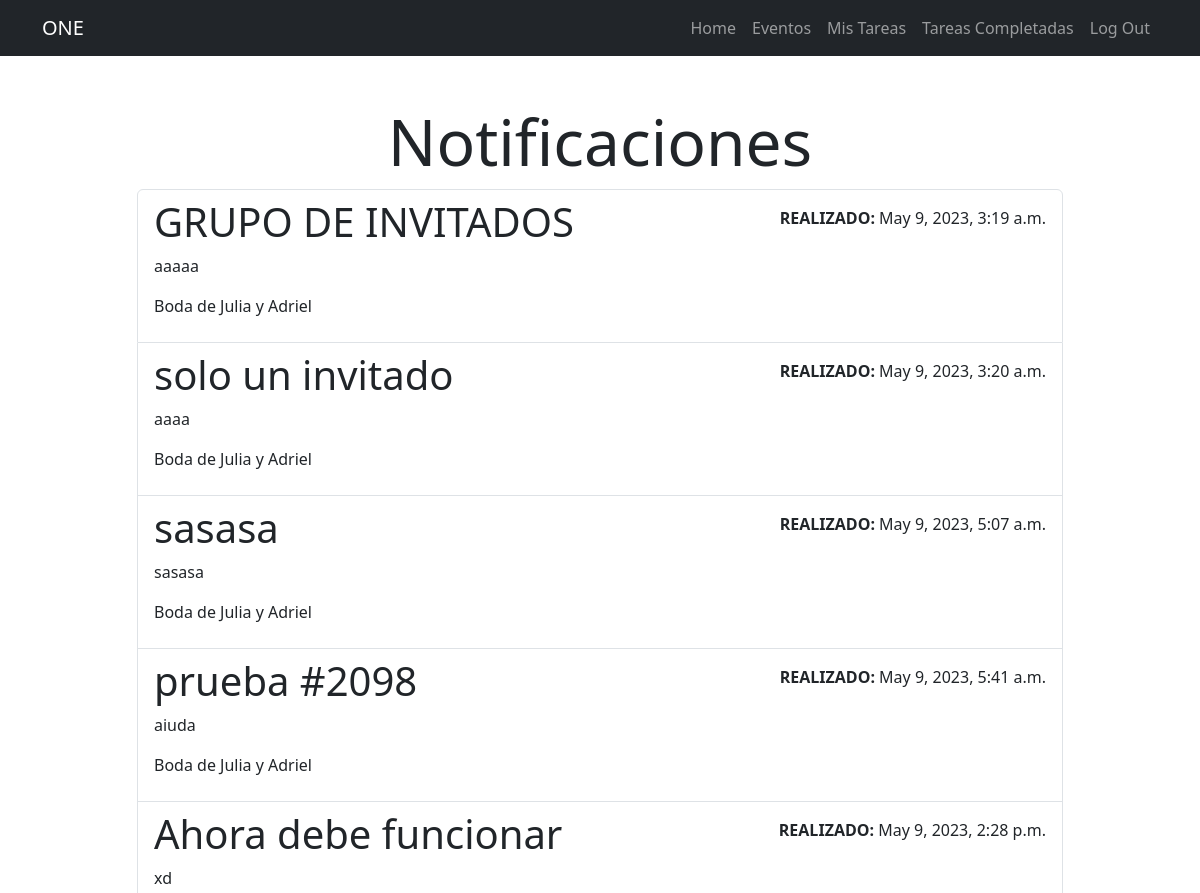
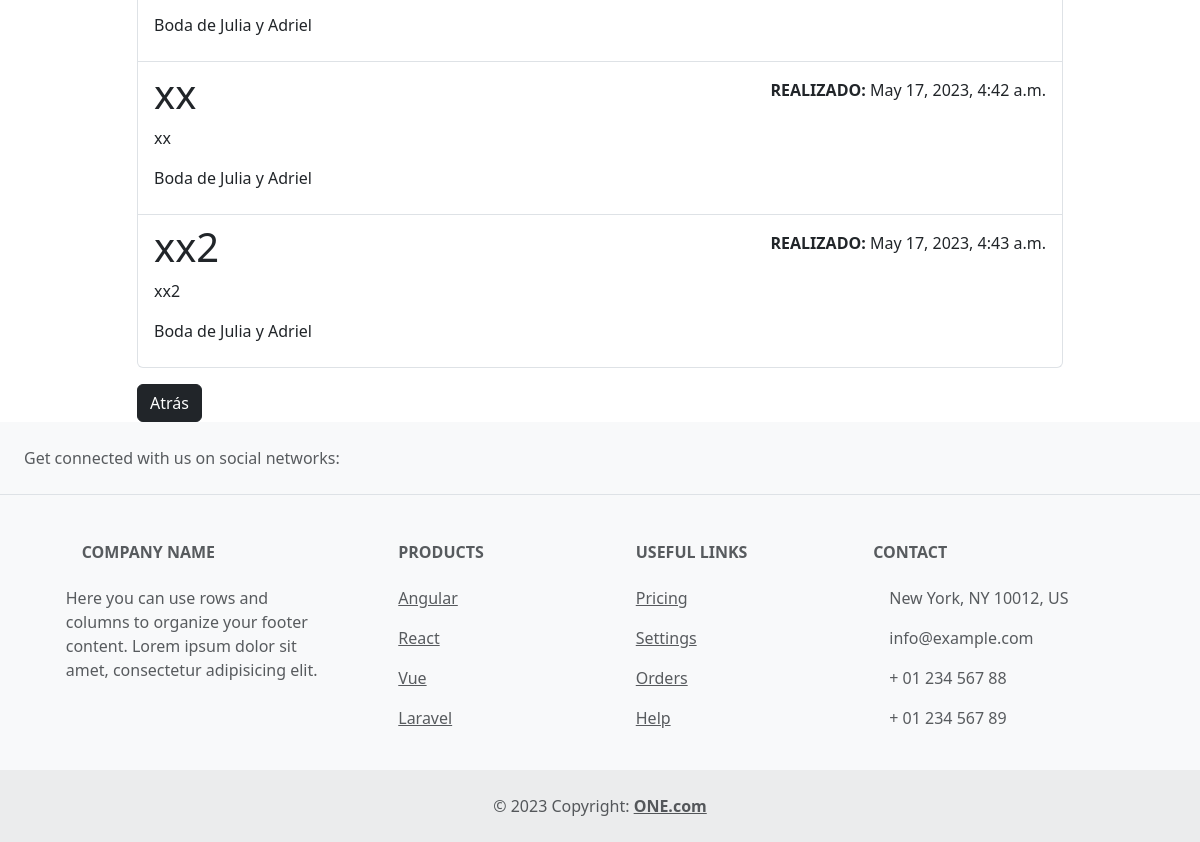
Page /reminders/14/ (signed in) on the earlier database version (2 pictures, top to bottom).
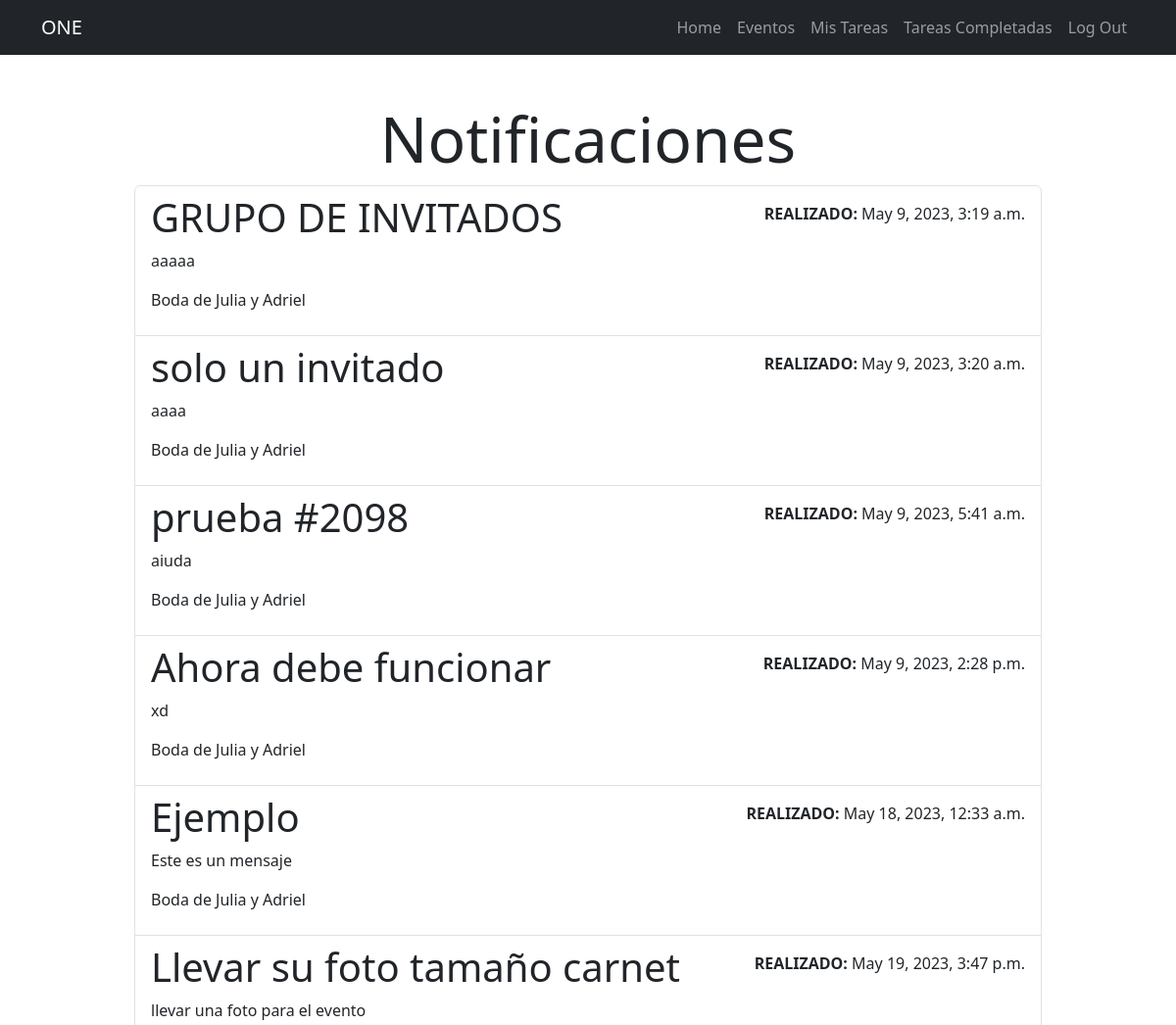
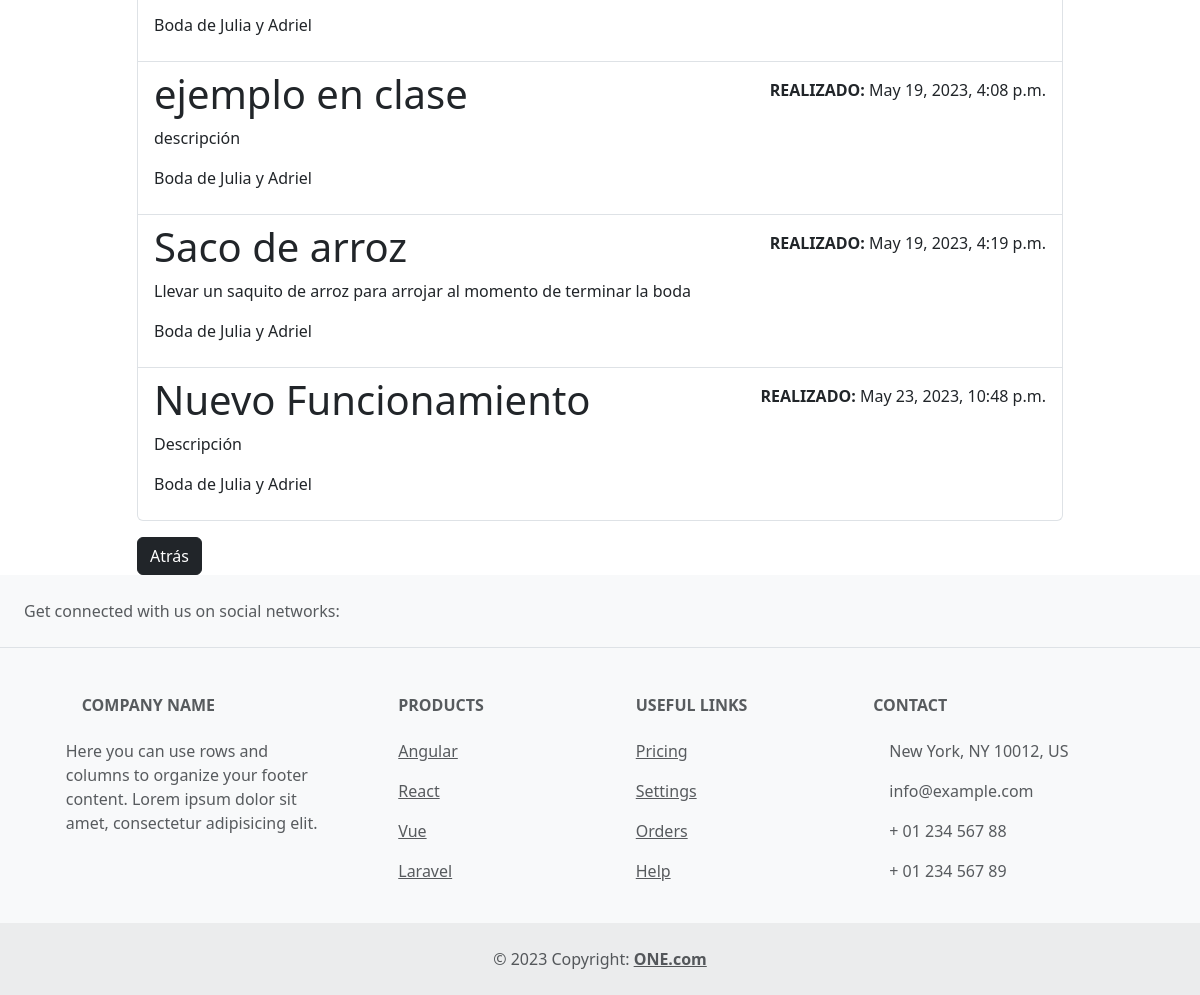
Same page on the later database version (2 pictures, top to bottom).
### reminder/models.py (models this page shows, shortened)
class Reminder (models.Model):
    asunto = models.CharField(max_length=80)
    descripcion = models.TextField(blank=True)
    fechaCreacion = models.DateTimeField(auto_now_add=True)
    user = models.ForeignKey(User, on_delete=models.CASCADE)
    evento = models.ForeignKey(Evento, blank=True , on_delete=models.CASCADE)
    invitado = models.ManyToManyField(Invitado)

### event/models.py (models this page shows, shortened)
class Evento(models.Model):
    nombre = models.CharField(max_length=80)
    descripcion = models.TextField(blank=True)
    fechaCreacion = models.DateTimeField(auto_now_add=True)
    fecha= models.DateField(null = True, blank = True)
    ubicacion = models.CharField(max_length=200)
    user = models.ForeignKey(User, on_delete=models.CASCADE)

### reminder/views.py (the view)
# urls.py: path('reminders/<int:evento_id>/', reminders, name='reminders'),
@login_required
def reminders(request, evento_id):
    reminders = Reminder.objects.filter(evento_id=evento_id)
    return render(request, 'reminders.html', {'reminders': reminders})

### reminder/templates/reminders.html (shortened to what this page needs)
{% extends 'base.html' %}
{% block content%}
<main class="container">
    <div class="row">
        <div class="col-md-10 offset-md-1">
            <h1 class="mt-5 text-center display-3">Notificaciones</h1>
            <ul class="list-group">
                {% for reminder in reminders %}
                <a href="{% url 'reminder_detail' reminder.id reminder.evento.id %}" class="list-group-item">
                    <header class="d-flex justify-content-between">
                        <h1 class="fw-bold-3"> {{reminder.asunto}}</h1>
                        <p class="mt-2"> <strong>  REALIZADO:</strong> {{reminder.fechaCreacion}}</p>
                    </header>
                    <p> {{reminder.descripcion}} </p>
                    <p>{{reminder.evento.nombre}}</p>
                </a>
                {% endfor %}
            </ul>
            {% if '/invitados/crear/' not in request.path %}
                <form action="{% url 'eventos' %}"  method="POST">
                    <button class="btn btn-dark mt-3" >Atrás</button>
                </form>
            {% endif %}
        </div>
    </div>
</main>
{% endblock %}

### event/templates/base.html (shortened to what this page needs)
<!DOCTYPE html>
<html lang="en">
<head>
    <link rel="stylesheet" href="https://cdn.jsdelivr.net/npm/bootstrap@5.3.0-alpha1/dist/css/bootstrap.min.css">
</head>
<body>
    <nav class="navbar navbar-expand-lg bg-dark navbar-dark">
        <div class="container">
          <a class="navbar-brand" href="/">ONE</a>
          <div class="collapse navbar-collapse" id="navbarNav">
            <ul class="navbar-nav ms-auto">
                <li class="nav-item">
                    <a class="nav-link" href="/">Home</a>
                </li>
                {% if user.is_authenticated %}
                <li class="nav-item">
                    <a class="nav-link" href="/eventos">Eventos</a>
                </li>
                <li class="nav-item">
                    <a class="nav-link" href="/tasks">Mis Tareas</a>
                </li>
                <li class="nav-item">
                    <a class="nav-link" href="/tasks-completas">Tareas Completadas</a>
                </li>
                <li class="nav-item">
                    <a class="nav-link" href="/logout">Log Out</a>
                </li>
                {% endif %}
            </ul>
          </div>
        </div>
      </nav>
    {% block content %}
    {% endblock %}
<footer class="text-center text-lg-start bg-light text-muted">
    <section class="d-flex justify-content-center justify-content-lg-between p-4 border-bottom">
      <div class="me-5 d-none d-lg-block">
        <span>Get connected with us on social networks:</span>
      </div>
      <div>
      </div>
    </section>
    <section class="">
      <div class="container text-center text-md-start mt-5">
        <div class="row mt-3">
          <div class="col-md-3 col-lg-4 col-xl-3 mx-auto mb-4">
            <h6 class="text-uppercase fw-bold mb-4">
              Company name
            </h6>
            <p>
              Here you can use rows and columns to organize your footer content. Lorem ipsum
              dolor sit amet, consectetur adipisicing elit.
            </p>
          </div>
          <div class="col-md-2 col-lg-2 col-xl-2 mx-auto mb-4">
            <h6 class="text-uppercase fw-bold mb-4">
              Products
            </h6>
            <p>
              <a href="#!" class="text-reset">Angular</a>
            </p>
            <p>
              <a href="#!" class="text-reset">React</a>
            </p>
            <p>
              <a href="#!" class="text-reset">Vue</a>
            </p>
            <p>
              <a href="#!" class="text-reset">Laravel</a>
            </p>
          </div>
          <div class="col-md-3 col-lg-2 col-xl-2 mx-auto mb-4">
            <h6 class="text-uppercase fw-bold mb-4">
              Useful links
            </h6>
            <p>
              <a href="#!" class="text-reset">Pricing</a>
            </p>
            <p>
              <a href="#!" class="text-reset">Settings</a>
            </p>
            <p>
              <a href="#!" class="text-reset">Orders</a>
            </p>
            <p>
              <a href="#!" class="text-reset">Help</a>
            </p>
          </div>
          <div class="col-md-4 col-lg-3 col-xl-3 mx-auto mb-md-0 mb-4">
            <h6 class="text-uppercase fw-bold mb-4">Contact</h6>
            <p> New York, NY 10012, US</p>
            <p>
              info@example.com
            </p>
            <p> + 01 234 567 88</p>
            <p> + 01 234 567 89</p>
          </div>
        </div>
      </div>
    </section>
    <div class="text-center p-4" style="background-color: rgba(0, 0, 0, 0.05);">
      © 2023 Copyright:
      <a class="text-reset fw-bold" href="">ONE.com</a>
    </div>
  </footer>
</body>
</html>

Differences in the rows shown:
removed Reminder: asunto "sasasa", fechaCreacion "May 9, 2023, 5:07 a.m.", descripcion "sasasa", evento.nombre "Boda de Julia y Adriel"
removed Reminder: asunto "xx", fechaCreacion "May 17, 2023, 4:42 a.m.", descripcion "xx", evento.nombre "Boda de Julia y Adriel"
removed Reminder: asunto "xx2", fechaCreacion "May 17, 2023, 4:43 a.m.", descripcion "xx2", evento.nombre "Boda de Julia y Adriel"
added Reminder: asunto "Ejemplo", fechaCreacion "May 18, 2023, 12:33 a.m.", descripcion "Este es un mensaje", evento.nombre "Boda de Julia y Adriel"
added Reminder: asunto "Llevar su foto tamaño carnet", fechaCreacion "May 19, 2023, 3:47 p.m.", descripcion "llevar una foto para el evento", evento.nombre "Boda de Julia y Adriel"
added Reminder: asunto "ejemplo en clase", fechaCreacion "May 19, 2023, 4:08 p.m.", descripcion "descripción", evento.nombre "Boda de Julia y Adriel"
added Reminder: asunto "Saco de arroz", fechaCreacion "May 19, 2023, 4:19 p.m.", descripcion "Llevar un saquito de arroz para arrojar al momento de terminar la boda", evento.nombre "Boda de Julia y Adriel"
added Reminder: asunto "Nuevo Funcionamiento", fechaCreacion "May 23, 2023, 10:48 p.m.", descripcion "Descripción", evento.nombre "Boda de Julia y Adriel"
